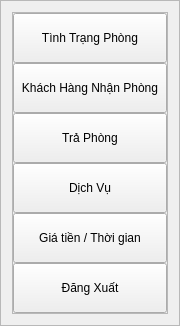
            <widget class="QFrame" name="frame_3">
             <property name="minimumSize">
              <size>
               <width>180</width>
               <height>0</height>
              </size>
             </property>
             <property name="maximumSize">
              <size>
               <width>150</width>
               <height>16777215</height>
              </size>
             </property>
             <property name="styleSheet">
              <string notr="true">#frame_3
{
	border: 1.5px solid gray;
}</string>
             </property>
             <property name="frameShape">
              <enum>QFrame::StyledPanel</enum>
             </property>
             <property name="frameShadow">
              <enum>QFrame::Raised</enum>
             </property>
             <layout class="QVBoxLayout" name="verticalLayout_3">
              <item>
               <widget class="QFrame" name="frame_7">
                <property name="frameShape">
                 <enum>QFrame::StyledPanel</enum>
                </property>
                <property name="frameShadow">
                 <enum>QFrame::Raised</enum>
                </property>
                <layout class="QVBoxLayout" name="verticalLayout_4">
                 <property name="spacing">
                  <number>0</number>
                 </property>
                 <property name="leftMargin">
                  <number>0</number>
                 </property>
                 <property name="topMargin">
                  <number>0</number>
                 </property>
                 <property name="rightMargin">
                  <number>0</number>
                 </property>
                 <property name="bottomMargin">
                  <number>0</number>
                 </property>
                 <item>
                  <widget class="QPushButton" name="buttonTimPhong">
                   <property name="minimumSize">
                    <size>
                     <width>0</width>
                     <height>50</height>
                    </size>
                   </property>
                   <property name="maximumSize">
                    <size>
                     <width>16777215</width>
                     <height>50</height>
                    </size>
                   </property>
                   <property name="text">
                    <string>Tình Trạng Phòng</string>
                   </property>
                  </widget>
                 </item>
                 <item>
                  <widget class="QPushButton" name="buttonDatPhong">
                   <property name="minimumSize">
                    <size>
                     <width>0</width>
                     <height>50</height>
                    </size>
                   </property>
                   <property name="maximumSize">
                    <size>
                     <width>16777215</width>
                     <height>50</height>
                    </size>
                   </property>
                   <property name="text">
                    <string>Khách Hàng Nhận Phòng</string>
                   </property>
                  </widget>
                 </item>
                 <item>
                  <widget class="QPushButton" name="buttonTraPhong">
                   <property name="minimumSize">
                    <size>
                     <width>0</width>
                     <height>50</height>
                    </size>
                   </property>
                   <property name="maximumSize">
                    <size>
                     <width>16777215</width>
                     <height>50</height>
                    </size>
                   </property>
                   <property name="text">
                    <string>Trả Phòng</string>
                   </property>
                  </widget>
                 </item>
                 <item>
                  <widget class="QPushButton" name="buttonDichVu">
                   <property name="minimumSize">
                    <size>
                     <width>0</width>
                     <height>50</height>
                    </size>
                   </property>
                   <property name="maximumSize">
                    <size>
                     <width>16777215</width>
                     <height>50</height>
                    </size>
                   </property>
                   <property name="text">
                    <string>Dịch Vụ</string>
                   </property>
                  </widget>
                 </item>
                 <item>
                  <widget class="QPushButton" name="pushButton">
                   <property name="minimumSize">
                    <size>
                     <width>0</width>
                     <height>50</height>
                    </size>
                   </property>
                   <property name="maximumSize">
                    <size>
                     <width>16777215</width>
                     <height>50</height>
                    </size>
                   </property>
                   <property name="text">
                    <string>Giá tiền / Thời gian</string>
                   </property>
                  </widget>
                 </item>
                 <item>
                  <widget class="QPushButton" name="pushButton_5">
                   <property name="minimumSize">
                    <size>
                     <width>0</width>
                     <height>50</height>
                    </size>
                   </property>
                   <property name="maximumSize">
                    <size>
                     <width>16777215</width>
                     <height>50</height>
                    </size>
                   </property>
                   <property name="text">
                    <string>Đăng Xuất</string>
                   </property>
                  </widget>
                 </item>
                </layout>
               </widget>
              </item>
             </layout>
            </widget>
